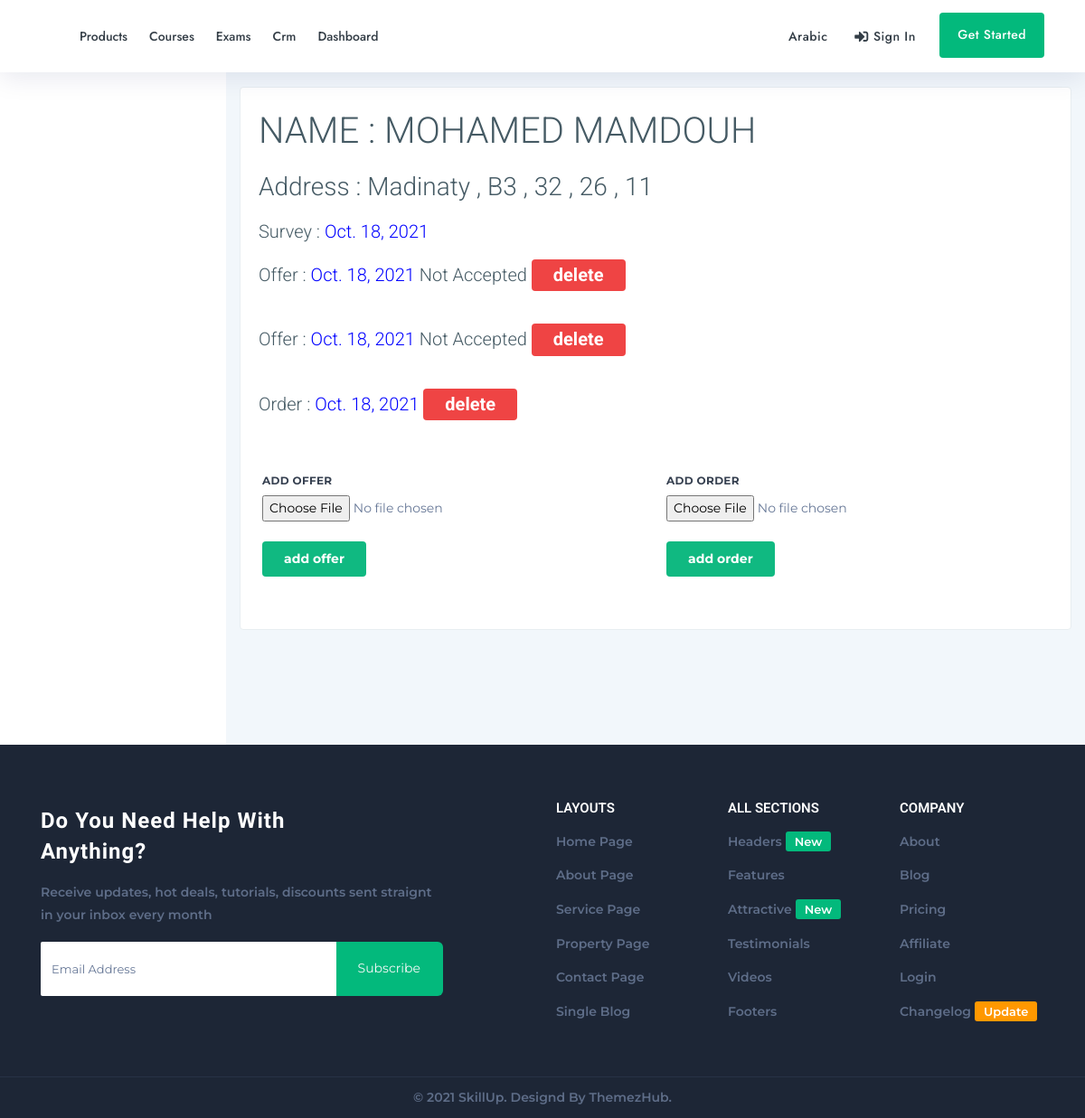
/crm/survey/20, run on the app's committed database.
### clients/models.py (models this page shows, shortened)
class Survey(models.Model):
    apartment = models.ForeignKey(Apartments, on_delete=models.CASCADE)
    survey = models.FileField(upload_to="client/survey/", max_length=100)
    date = models.DateField(auto_now=True, auto_now_add=False)

class Apartments(models.Model):
    client = models.ForeignKey(Client, on_delete=models.CASCADE)
    name = models.CharField(max_length=150)
    address = models.CharField(max_length=255)

class Client(models.Model):
    full_name = models.CharField(max_length=255)
    email = models.EmailField(max_length=254)
    classification = models.CharField(max_length=50)
    def __str__(self):
        return str(self.full_name)

class offer(models.Model):
    survey = models.ForeignKey(Survey, on_delete=models.CASCADE)
    offer = models.FileField(upload_to="client/offer", max_length=100)
    is_accepted = models.BooleanField(default=False)
    date = models.DateField(auto_now=True, auto_now_add=False)

class order(models.Model):
    survey = models.ForeignKey(Survey, on_delete=models.CASCADE)
    order = models.FileField(upload_to="client/order", max_length=100)
    date = models.DateField(auto_now=True, auto_now_add=False)

### clients/views.py (the view, shortened to what this page needs)
# urls.py: path("survey/<int:id>", views.survey),
def survey(request, id):
    survey = models.Survey.objects.get(id=id)
    offers = models.offer.objects.filter(survey=survey)
    try:
        order = models.order.objects.get(survey=survey)
    except:
        order = []
        pass
    context = {
        "title": "client details",
        "offers": offers,
        "order": order,
        "survey": survey,
    }
    return render(request, "surveys.html", context)

### clients/templates/surveys.html (shortened to what this page needs)
{% extends 'base.html' %}
{% load static %}
{% block content %}
{% load tailwind_tags %} {%tailwind_css %}
  <head>
    <link href="{% static 'lecture-css/bootstrap.min.css'%}" rel="stylesheet" />
    <link
      href="{% static 'lecture-css/font-awesome.min.css'%}"
      rel="stylesheet"
      type="text/css"
    />
    <link
      href="{% static 'lecture-css/themify.css'%}"
      rel="stylesheet"
      type="text/css"
    />
    <link
      href="{% static 'lecture-css/angular-tooltips.css'%}"
      rel="stylesheet"
    />
    <link
      href="file:///C:/Users/joker/Desktop/full-SkillUp-template/_documentation/assets/plugins/datatables/dataTables.bootstrap4.css'%}"
      rel="stylesheet"
    />
    <link href="{% static 'lecture-css/animate.css'%}" rel="stylesheet" />
    <link href="{% static 'lecture-css/prism.css'%}" rel="stylesheet" />
    <link href="{% static 'lecture-css/style.css'%}" rel="stylesheet" />
    <link href="{% static 'lecture-css/responsive.css'%}" rel="stylesheet" />
  </head>
    <div class="content-wrapper">
      <div class="container-fluid" data-spy="scroll" data-target="#spy">
        <div class="row">
          <div class="col-md-12">
            <div class="card">
              <div class="card-body">
                <h1 class="uppercase">name : {{survey.apartment.client}}</h1>
                <h3>address : {{survey.apartment.name}}</h3>
                <h5>survey : <a href="{{survey.survey.url}}">{{survey.date}}</a> </h5>
                {% for offer in offers %}
                <h5>offer : <a href="{{offer.offer.url}}">{{offer.date}}
                  </a>{% if offer.is_accepted == True %}
                  accepted
                  {% else %}
            not accepted
                {% endif %}
                <form action="" method="post" style=" display: inline-block;">
                  <button class="bg-red-500 hover:bg-red-700 text-white font-bold py-1 px-4 rounded" type="submit" value="add room">delete</button>
              </form>
              </h5>
                {% endfor %}
                {% if order.order != None %}
                <h5>order : <a href="{{order.order.url}}">{{order.date}}</a> <form action="" method="post" style=" display: inline-block;">
                  <button class="bg-red-500 hover:bg-red-700 text-white font-bold py-1 px-4 rounded" type="submit" value="add room">delete</button>
              </form></h5>
                {% endif %}
                <div class = "grid grid-cols-2 gap-4">
                <form action="" method="post" class = "w-full max-w-lg" enctype="multipart/form-data">
                  <br>
                  <div class="flex flex-wrap -mx-3 mb-6">
                    <div class="w-full px-3">
                      <label class="block uppercase tracking-wide text-gray-700 text-xs font-bold mb-2" for="grid-password">
                        add offer
                      </label>
                      <input type="file" name="uploadedFile">
                      <br>
                      <br>
                      <button class="bg-green-500 hover:bg-green-700 text-white font-bold py-2 px-4 rounded" type="submit" value="add room"> add offer </button>
                    </div>
                  </div>
                </form>
                <form action="" method="post" class = "w-full max-w-lg" enctype="multipart/form-data">
                  <br>
                  <div class="flex flex-wrap -mx-3 mb-6">
                    <div class="w-full px-3">
                      <label class="block uppercase tracking-wide text-gray-700 text-xs font-bold mb-2" for="grid-password">
                        add order
                      </label>
                      <input type="file" name="uploadedFile">
                      <br>
                      <br>
                      <button class="bg-green-500 hover:bg-green-700 text-white font-bold py-2 px-4 rounded" type="submit" value="add room"> add order </button>
                    </div>
                  </div>
                </form>
              </div>
              </div>
            </div>
          </div>
        </div>
      </div>
    </div>
{% endblock content %}

### static/lecture-css/style.css (style rules this page uses)
html { position: relative; min-height: 100%; }
body { overflow-x: hidden; color:#677897; font-family: 'Montserrat', sans-serif; line-height: 1.618; overflow-x: hidden; -webkit-font-smoothing: antialiased; font-size:14px; font-weight:400; }
a { color:#677897; text-decoration: none; background-color: transparent; -webkit-text-decoration-skip: objects; }
h1, h2, h3, h4, h5, h6 { font-weight:300; line-height: 1.382; margin: 0 0 10px; margin: 0 0 1rem; color:#455a64; font-family: 'Roboto', sans-serif; }
.content-wrapper { min-height: calc(100vh - 56px); padding-top: 1rem; }
label { font-weight: 500; }
.card { margin-bottom: 30px; }
.card { position: relative; display: -ms-flexbox; display: flex; -ms-flex-direction: column; flex-direction: column; min-width: 0; word-wrap: break-word; background-color: #fff; background-clip: border-box; border: 1px solid #e8eef1; border-radius: .25rem; }
.card-body { -ms-flex: 1 1 auto; flex: 1 1 auto; padding: 1.25rem; }
.font-bold { font-weight:bold !important; }
.content-wrapper { overflow-x: hidden; background:#f2f7fb; }

### static/lecture-css/responsive.css (style rules this page uses)
@media (min-width: 992px) { .content-wrapper { margin-left: 250px; } }

### clients/templates/surveys.html (style rules this page uses)
a:link { color: blue ; background-color: transparent; text-decoration: none; }

### data on the page
Survey: apartment.client "MOHAMED MAMDOUH", apartment.name "Madinaty , B3 , 32 , 26 , 11", date "Oct. 18, 2021"
offer: date "Oct. 18, 2021", is_accepted "Not Accepted"
offer: date "Oct. 18, 2021", is_accepted "Not Accepted"
order: date "Oct. 18, 2021"
